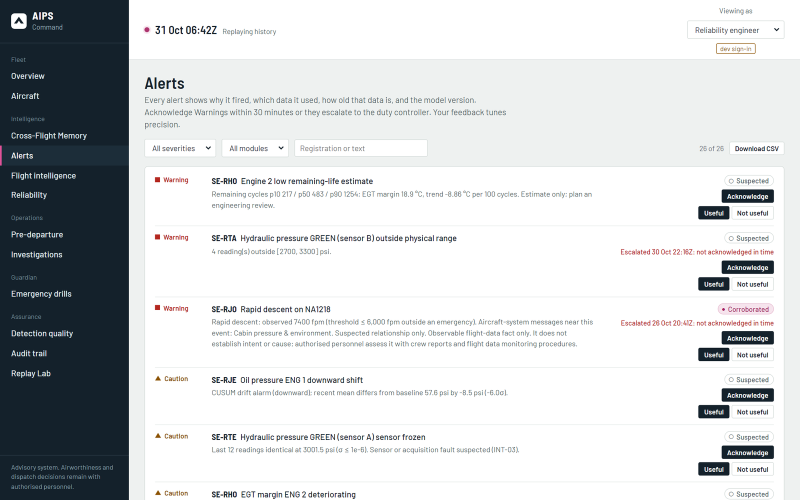
#> input picture docs/media/feature-alerts.png, 1600 x 1000 px (shown at 1/2 size)
$ python -i compose_readme_media.py   (imports and definitions only)
#> lines starting #> are read from the running program, lines starting #| are printed output that depends on the picture
#> further down, picture is the input picture: PIL image 1600x1000 RGB; mean R, G, B 207.8, 210.6, 212.2
"""Turns the raw captures from readme-media.mjs into the README banner, walkthrough GIF and
trimmed feature images. Usage: python tests/e2e/compose_readme_media.py <rawDir> [outDir]"""
import sys
from pathlib import Path
from PIL import Image, ImageChops, ImageDraw, ImageFilter, ImageFont

# [1 line that did not run here, left out]
OUT = Path(sys.argv[2] if len(sys.argv) > 2 else "docs/media")
# [1 line not run here, left out]
NAVY, PINK, WHITE, MUTED = (21, 32, 43), (214, 51, 132), (255, 255, 255), (168, 182, 196)
# shortcut: Windows font path; on Linux/macOS point this at any DIN-style TTF.
FONT = "C:/Windows/Fonts/bahnschrift.ttf"


# [4 lines left out: function font, not called in this run]


def trim_bottom(im, margin=40):
    """Drop empty page background below the last content, ignoring the full-height sidebar."""
#> called with margin = 40
    body = im.crop((int(im.width * 0.2), 0, im.width, im.height)).convert("RGB")
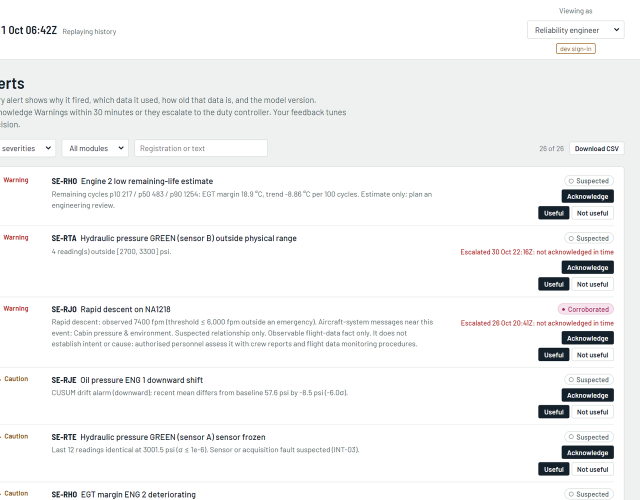
#> body: PIL image 1280x1000 RGB (shown at 1/2 size); mean R, G, B 242.7, 243.5, 243.5
    bg = Image.new("RGB", body.size, body.getpixel((body.width - 5, body.height - 5)))
    box = ImageChops.difference(body, bg).point(lambda v: 255 if v > 12 else 0).getbbox()
#> box = (0, 0, 1280, 1000)
    return im if not box else im.crop((0, 0, im.width, min(im.height, box[3] + margin)))


# [46 lines left out: functions save_png, framed, banner, not called in this run]


STEPS = [
    ("step1-fleet", "Fleet overview: 50 aircraft ranked by attention; SE-RBA is flagged \u201cReview required\u201d"),
    ("step2-aircraft", "Aircraft health: Hydraulics shows a Caution with remaining-life bands for each engine"),
    ("step3-memory", "Cross-Flight Memory: fault 29-31-04 came back 4 times in 14 days, after 2 repairs"),
    ("step4-case", "An investigation opens automatically, with the linked evidence attached"),
    ("step5-preflight", "Pre-departure report for NA1070 puts Hydraulics first. Advisory, never a go/no-go"),
    ("step6-audit", "The engineer's review is written to a hash-chained audit trail"),
]


# [15 lines left out: function walkthrough, not called in this run]


# [5 lines not run here, left out]

>>> from PIL import Image
>>> picture = Image.open('../../docs/media/feature-alerts.png')
>>> result = trim_bottom(picture)

$ run again, on docs/media/feature-lessor-isolation.png
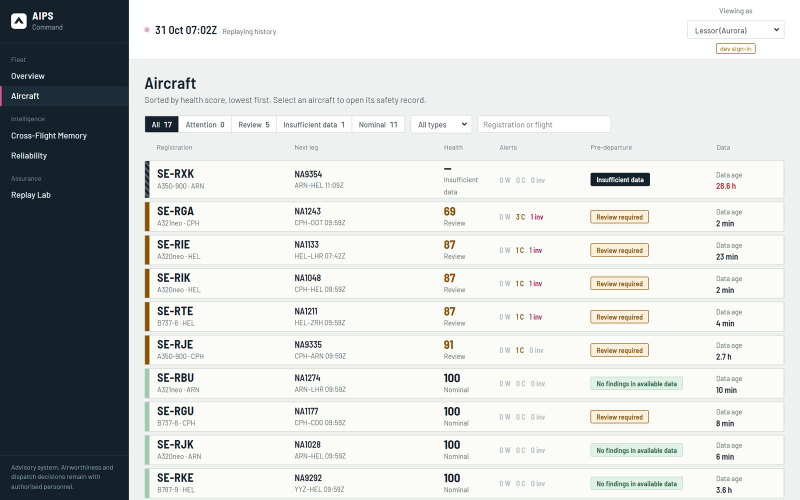
#> input picture docs/media/feature-lessor-isolation.png, 1600 x 1000 px (shown at 1/2 size)
#> picture is the input picture: PIL image 1600x1000 RGB; mean R, G, B 205.7, 209.2, 208.1
#> in trim_bottom, `body = im.crop((int(im.width * 0.2), 0, im.width, im.height)).convert(..`:
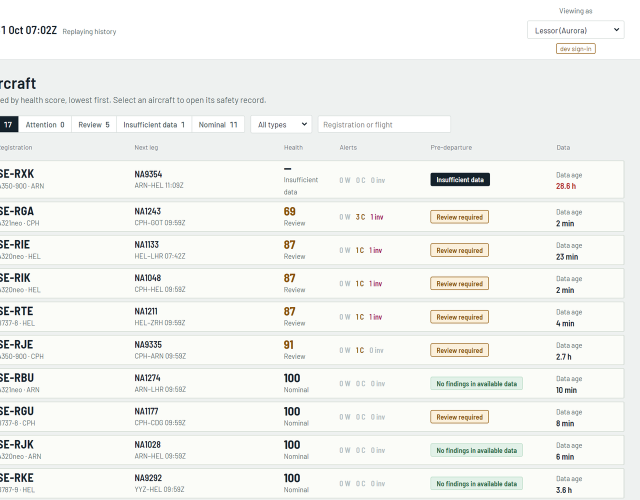
#> body: PIL image 1280x1000 RGB (shown at 1/2 size); mean R, G, B 241.3, 242.9, 239.9
#> box = (0, 0, 1280, 997)

$ run again, on docs/media/feature-metrics.png
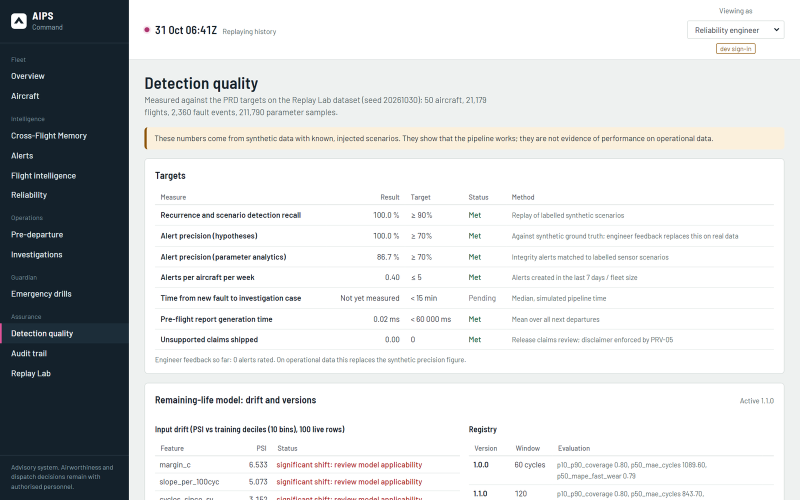
#> input picture docs/media/feature-metrics.png, 1600 x 1000 px (shown at 1/2 size)
#> picture is the input picture: PIL image 1600x1000 RGB; mean R, G, B 210.2, 212.5, 213.3
#> in trim_bottom, `body = im.crop((int(im.width * 0.2), 0, im.width, im.height)).convert(..`:
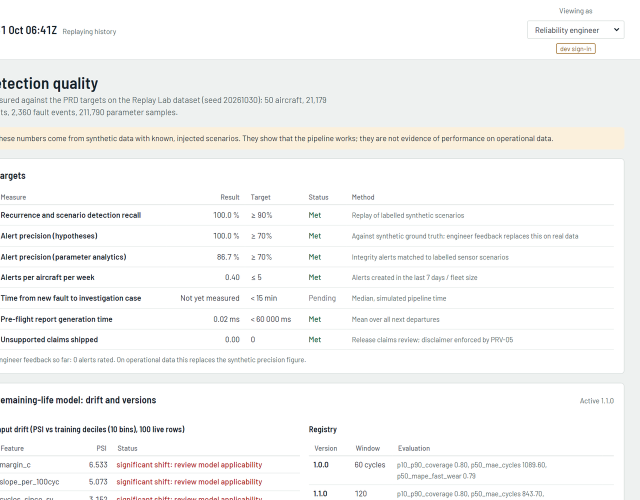
#> body: PIL image 1280x1000 RGB (shown at 1/2 size); mean R, G, B 245.7, 245.9, 244.9
#> box = (0, 0, 1280, 1000)

$ run again, on docs/media/feature-parameter-trend.png
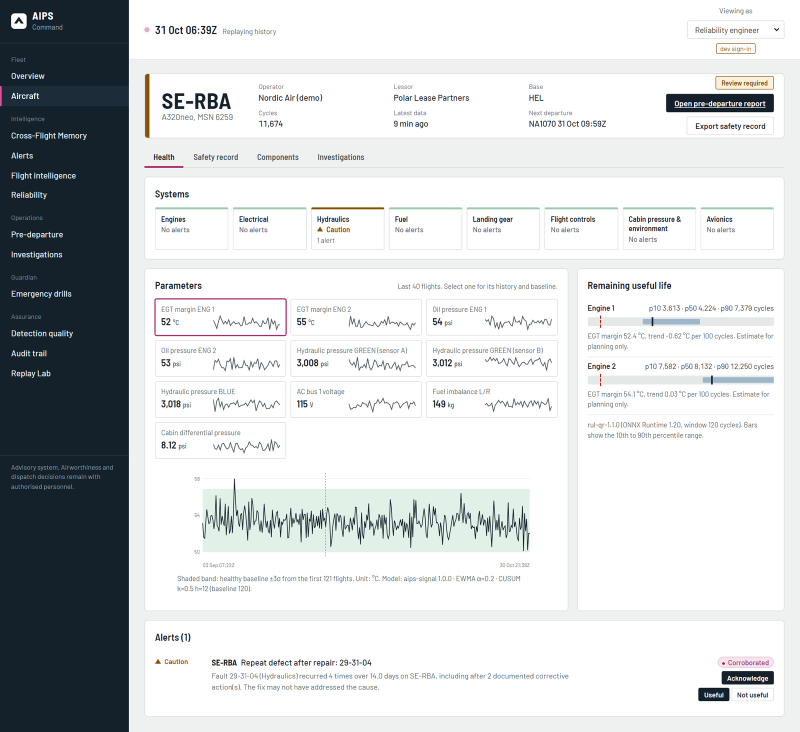
#> input picture docs/media/feature-parameter-trend.png, 1600 x 1463 px (shown at 1/2 size)
#> picture is the input picture: PIL image 1600x1463 RGB; mean R, G, B 208.1, 211.3, 212.6
#> in trim_bottom, `body = im.crop((int(im.width * 0.2), 0, im.width, im.height)).convert(..`:
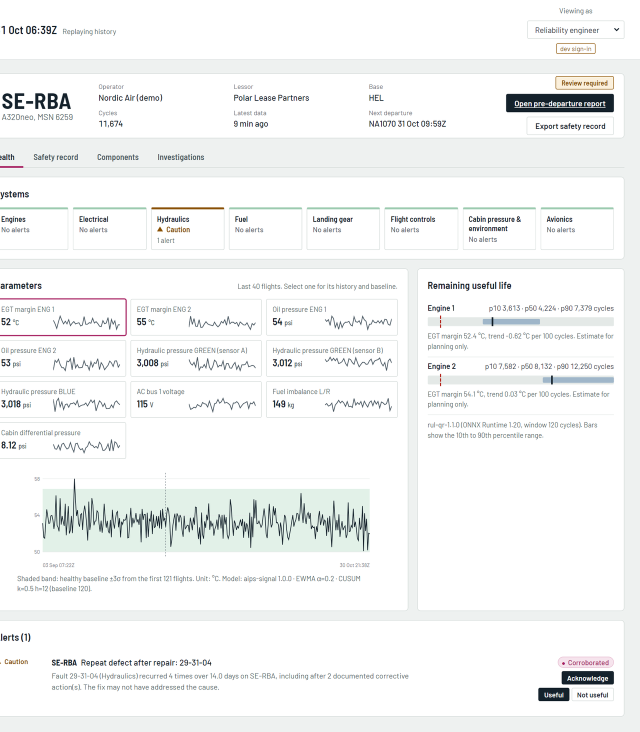
#> body: PIL image 1280x1463 RGB (shown at 1/2 size); mean R, G, B 243.4, 244.8, 244.5
#> box = (0, 0, 1280, 1433)
